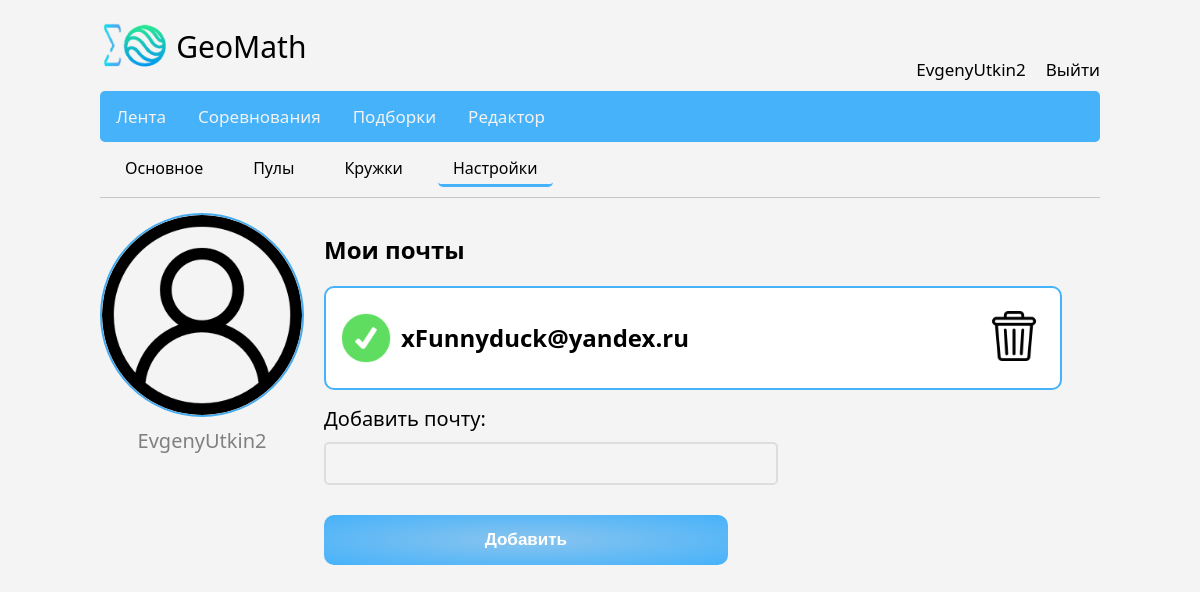
The page /profile/1/settings (signed in) on the database its author committed.
### models.py (models this page shows, shortened)
class User(UserMixin, db.Model):
    id = db.Column(db.Integer, primary_key=True, autoincrement=True)
    name = db.Column(db.String, unique=True, nullable=True)
    password = db.Column(db.String, nullable=True)
    created_date = db.Column(db.DateTime, default=datetime.datetime.now)
    emails = db.relationship("Email", backref="user")
    userpools = db.relationship("UserPool", backref="user")

class Email(db.Model):
    id = db.Column(db.Integer, primary_key=True, autoincrement=True)
    name = db.Column(db.String, nullable=True)
    created_date = db.Column(db.DateTime, default=datetime.datetime.now)
    verified = db.Column(db.Boolean, default=False)
    token = db.Column(db.String, nullable=True)
    user_id = db.Column(db.Integer, db.ForeignKey("user.id"))

### prof.py (the view)
@prof.route("/profile/<username>/settings")
def profile_settings(username):
    if not current_user.is_authenticated:
        return redirect("/login/$myprofile")
    return render_template("profile_settings.html", current_user=current_user)

### templates/profile_settings.html (shortened to what this page needs)
{% extends "profile.html" %}
{% block profile_content %}
<div id="emails_block" style="display: flex; flex-direction: column;">
{% include "emails_list.html" %}
</div>
{% endblock %}

### templates/profile.html (shortened to what this page needs)
{% extends "base.html" %}
{% block content %}
<div style="display: flex; flex-direction: row;">
    <a id="profile_about_href" class="profile_header_href" href="/profile/{{ current_user.name }}">Основное</a>
    <a id="profile_pools_href" class="profile_header_href" href="/profile/{{ current_user.name }}/pools">Пулы</a>
    <a id="profile_groups_href" class="profile_header_href" href="/profile/{{ current_user.name }}/groups">Кружки</a>
    <a id="profile_settings_href" class="profile_header_href" href="/profile/{{ current_user.name }}/settings">Настройки</a>
</div>
<div style="width: 100%; height: 1px; background-color: rgb(197, 197, 197); margin-bottom: 15px;"></div>
<div style="display: flex; flex-direction: row; width: 100%;">
    <div style="display: flex; flex-direction: column; margin-right: 20px;">
        <img src="/static/images/user.png" style="width: 200px; height: 200px; border: 2px solid rgb(70, 178, 250); border-radius: 50%; mix-blend-mode: multiply;">
        <span style="color: gray; font-size: 20px; text-align: center; margin-top: 10px;">{{ current_user.name }}</span>
    </div>
    {% block profile_content %}{% endblock %}
</div>
{% endblock %}

### templates/base.html (shortened to what this page needs)
<!DOCTYPE html>
<html>
<head>
</head>
<body>
    <div class="header">
        <div class="logo">
            <img class = "logo_img" src="/static/images/logo.png" alt="logo">
            <div class = "logo_title">GeoMath</div>
        </div>
        <div class="profile">
            {% if current_user.is_authenticated %}
            <div class="profile_link">
                <a href="/profile/{{ current_user.name }}">{{ current_user.name }}</a>
            </div>
            <div class="logout">
                <a href="/logout">Выйти</a>
            </div>
            {% endif %}
        </div>
    </div>
    <div class="topnav">
        <a id="feed_nav" href="/feed">Лента</a>
        <a id="contests_nav" href="/contests">Соревнования</a>
        <a id="collections_nav" href="/collections">Подборки</a>
        <a id="editor_nav" href="/editor">Редактор</a>
    </div>
    {% block content %}{% endblock %}
</body>
</html>

### templates/emails_list.html (shortened to what this page needs)
<h2>Мои почты</h2>
<div class="emails_list">
{% for email in current_user.emails %}
    <div style="display: flex; justify-content: space-between; align-items: center; height: 100px; margin-left: 15px; margin-right: 15px;">
        <div style="display: flex; height: 100%; width: 400px; flex-direction: row; justify-content: flex-start; align-items: center;">
            {% if email.verified %}
                <img class = "checker_img" src="/static/images/check.png" alt="check">
            {% else %}
                <img class = "checker_img" src="/static/images/cancel.png" alt="cancel">
            {% endif %}
            <h2 style="margin-left: 10px; margin-right: 10px;">{{ email.name }}</h2>
        </div>
        <div style="display: flex; height: 100%; width: 300px; flex-direction: row; justify-content: flex-end; align-items: center;">
            <button class = "remove_email_button" onclick="remove_email('{{ email.name }}')"><img class = "checker_img" src="/static/images/bin.png" alt="bin"></button>
        </div>
    </div>
{% endfor %}
</div>
<form class="add_email_form" action="javascript:add_email();">
    <div class="input_form">
        <div class="input_field_name">Добавить почту:</div>
        <input type="text" id="add_email_input" class="input_field" required>
    </div>
    <input class="add_email_button" type="submit" value="Добавить">
</form>

### templates/base.html (style rules this page uses)
body { background-color:#f4f4f4; margin-left: 100px; margin-right: 100px; margin-top: 0px; font-family: system-ui,-apple-system,"Segoe UI",Roboto,"Helvetica Neue","Noto Sans","Liberation Sans",Arial,sans-serif,"Apple Color Emoji","Segoe UI Emoji","Segoe UI Symbol","Noto Color Emoji"; }
.topnav a { float: left; color: #f2f2f2; text-align: center; padding: 14px 16px; text-decoration: none; font-size: 17px; }
.logo_img { mix-blend-mode: multiply; height: 50px; }
.logo { display: flex; flex-direction: row; justify-content: flex-start; align-items: center; padding-top: 10px; padding-bottom: 10px; }
.header { display: flex; flex-direction: row; justify-content: space-between; align-items: stretch; }
.logo_title { text-align: center; font-size: 30px; padding-top: 16px; padding-bottom: 14px; padding-left: 5px; }
.topnav { display: flex; flex-direction: row; justify-content: flex-start; align-items: stretch; background-color: rgb(70, 178, 250); border-radius: 5px; }
.profile { display: flex; flex-direction: row; justify-content: flex-start; align-items: flex-end; font-size: 17px; padding-bottom: 10px; }
.profile a { color: #000000; text-align: center; text-decoration: none; font-size: 17px; }
.profile_link { margin-right: 10px; }
.logout { margin-left: 10px; }

### templates/profile.html (style rules this page uses)
.profile_header_href { margin: 10px; padding-top: 5px; padding-bottom: 5px; padding-left: 15px; padding-right: 15px; border-radius: 5px; text-decoration: none; color: black; }

### templates/profile_settings.html (style rules this page uses)
#profile_settings_href { border-bottom: 3px solid rgb(70, 178, 250); }

### templates/emails_list.html (style rules this page uses)
.checker_img { mix-blend-mode: multiply; height: 50px; }
.remove_email_button { border: 0; background-color: transparent; cursor: pointer; }
.emails_list { display: flex; flex-direction: column; justify-content: flex-start; border: 2px solid rgb(70, 178, 250); border-radius: 10px; background-color: rgb(255,255,255); width: 100%; margin-bottom: 15px; }
.add_email_form { display: flex; flex-direction: column; justify-content: space-between; align-items: flex-start; width: 100%; margin-bottom: 10px; }
.input_form { display: flex; flex-direction: column; justify-content: space-between; align-items: flex-start; width: 100%; margin-bottom: 10px; }
.input_field_name { margin-bottom: 10px; font-size: 20px; }
.input_field { height: 100%; width: 60%; font-size: 25px; background-color:#f4f4f4; border: 2px solid #dddddd; border-radius: 5px; padding: 5px; }
.add_email_button { width: 55%; height: 50px; margin-top: 20px; border: 0; border-radius: 10px; font-size: 17px; font-weight: bold; color: rgb(255,255,255); background-image: radial-gradient(rgb(137, 196, 238), rgb(70, 178, 250)); cursor: pointer; }

### rows shown on the page
User: name "EvgenyUtkin2"
Email: verified True (drawn), name "xFunnyduck@yandex.ru"
